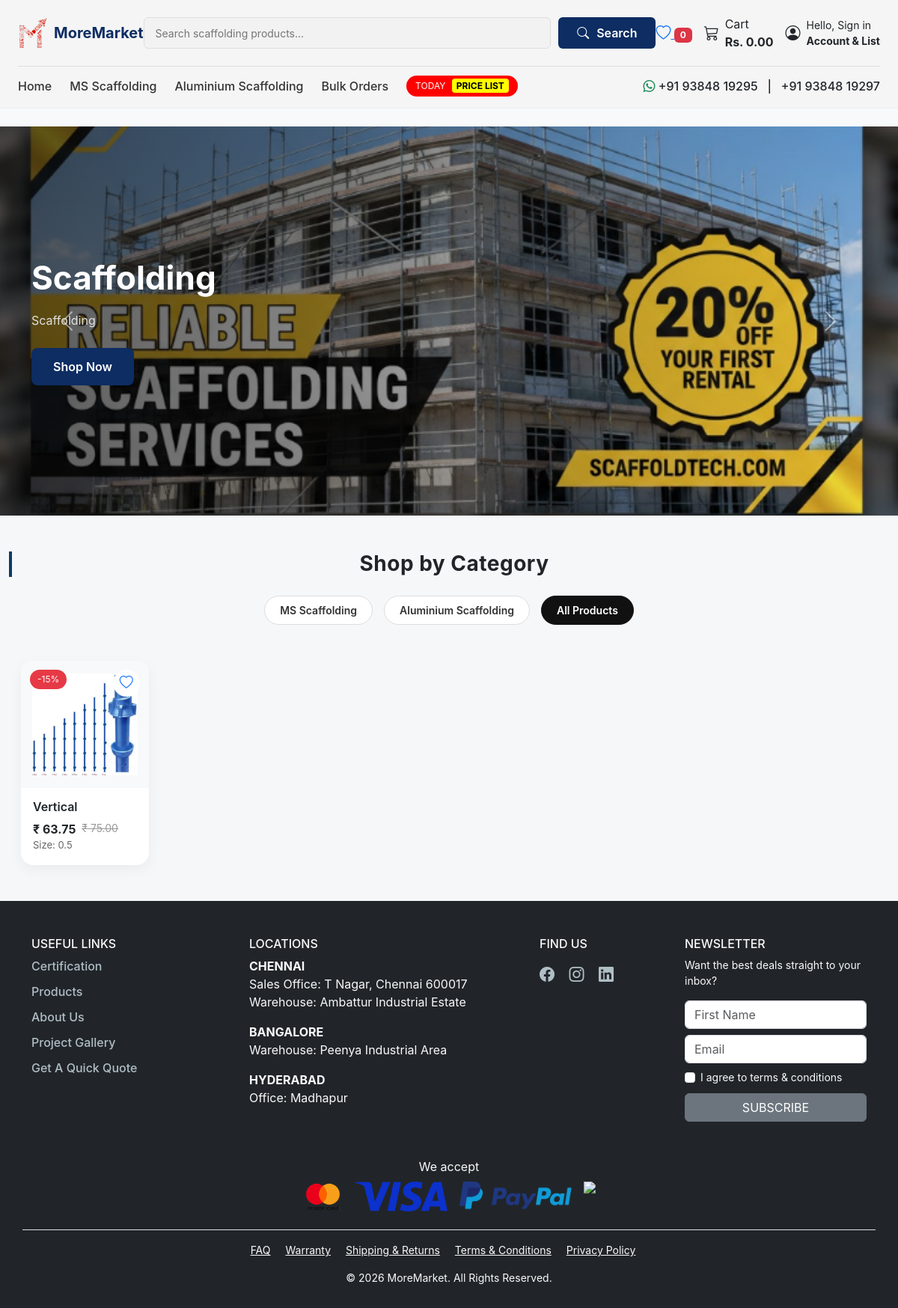
The page / on the database its author committed.
### customer/models.py (models this page shows, shortened)
class Banner(models.Model):
    title = models.CharField(max_length=200)
    subtitle = models.CharField(max_length=300, blank=True)
    image = models.ImageField(upload_to='banners/')
    is_active = models.BooleanField(default=True)
    created_at = models.DateTimeField(auto_now_add=True)

### products/models.py (models this page shows, shortened)
class Product(models.Model):
    CATEGORY_CHOICES = (
        ('MS', 'MS Scaffolding'),
        ('AL', 'Aluminium Scaffolding'),
    )
    name = models.CharField(max_length=200)
    slug = models.SlugField(unique=True, blank=True)
    description = models.TextField()
    category = models.CharField(max_length=2, choices=CATEGORY_CHOICES)
    is_featured = models.BooleanField(default=False)
    is_active = models.BooleanField(default=True)
    created_at = models.DateTimeField(auto_now_add=True)
    class Meta:
        ordering = ['-created_at']

class ProductVariant(models.Model):
    product = models.ForeignKey(
        "Product",
        on_delete=models.CASCADE,
        related_name="variants"
    )
    size = models.CharField(max_length=20)
    weight = models.DecimalField(max_digits=6, decimal_places=2)
    original_price = models.DecimalField(max_digits=10, decimal_places=2)
    discount_percent = models.PositiveIntegerField(default=0)
    color = models.CharField(max_length=30, blank=True, null=True)
    stock = models.PositiveIntegerField(default=0)
    is_default = models.BooleanField(default=False)
    class Meta:
        ordering = ['-is_default', 'size']
    @property
    def price(self):
        if self.discount_percent > 0:
            discount_amount = (
                self.original_price * self.discount_percent / 100
            )
            return round(self.original_price - discount_amount, 2)
        return self.original_price

class ProductImage(models.Model):
    product = models.ForeignKey(
        Product,
        on_delete=models.CASCADE,
        related_name="images"
    )
    image = models.ImageField(upload_to='products/gallery/')

### customer/views.py (the view)
# urls.py: path('', views.customer_home, name='customer_home'),
def customer_home(request):
    banners = Banner.objects.filter(is_active=True)
    category = request.GET.get("category")
    if category:
        products = Product.objects.filter(category=category, is_active=True)
    else:
        products = Product.objects.filter(is_active=True)
    return render(request, 'customer/customer.html', {
        'banners': banners,
        'products': products,
        'active_category': category
    })

### templates/customer/customer.html (shortened to what this page needs)
{% extends 'base.html' %}
{% load static %}
{% block content %}
<div class="container-fluid px-0 mt-4">
    <div id="heroCarousel" class="carousel slide" data-bs-ride="carousel">
    <div class="carousel-inner">
        {% for banner in banners %}
        <div class="carousel-item {% if forloop.first %}active{% endif %}">
            <div class="hero-slide"
                 style="background-image: url('{{ banner.image.url }}');">
                <div class="hero-overlay"></div>
                <div class="container hero-content">
                    <div class="row align-items-center h-100">
                        <div class="col-lg-6">
                            <h1 class="hero-title">
                                {{ banner.title }}
                            </h1>
                            <p class="hero-subtitle">
                                {{ banner.subtitle }}
                            </p>
                            <a href="#" class="btn hero-btn">
                                Shop Now
                            </a>
                        </div>
                    </div>
                </div>
            </div>
        </div>
        {% endfor %}
    </div>
    <button class="carousel-control-prev" type="button"
            data-bs-target="#heroCarousel" data-bs-slide="prev">
        <span class="carousel-control-prev-icon"></span>
    </button>
    <button class="carousel-control-next" type="button"
            data-bs-target="#heroCarousel" data-bs-slide="next">
        <span class="carousel-control-next-icon"></span>
    </button>
</div>
    {% load static %}
<div class="container-fluid py-5 homepage-section">
    <div class="text-center mb-5">
        <h2 class="section-title">Shop by Category</h2>
        <div class="category-wrapper">
            <a href="{% url 'customer_home' %}?category=MS"
               class="category-btn {% if active_category == 'MS' %}active{% endif %}">
               MS Scaffolding
            </a>
            <a href="{% url 'customer_home' %}?category=AL"
               class="category-btn {% if active_category == 'AL' %}active{% endif %}">
               Aluminium Scaffolding
            </a>
            <a href="{% url 'customer_home' %}"
               class="category-btn {% if not active_category %}active{% endif %}">
               All Products
            </a>
        </div>
    </div>
    <div class="row g-4 px-3">
        {% for product in products %}
<div class="col-6 col-md-4 col-lg-3 col-xl-2">
    <div class="pro-card">
        {% with variant=product.variants.first %}
        {% if variant.discount_percent > 0 %}
            <span class="discount-badge">
                -{{ variant.discount_percent }}%
            </span>
        {% endif %}
        <div class="wishlist-icon">
    <a href="javascript:void(0);"
       class="wishlist-toggle"
       data-id="{{ product.id }}">
        <i class="bi
           {% if product.id in wishlist_products %}
               bi-heart-fill text-danger
           {% else %}
               bi-heart
           {% endif %}
        ">
        </i>
    </a>
</div>
<div class="pro-image-wrapper">
    <a href="{% url 'products:product_detail' product.pk %}">
        <div class="image-slider">
            {% for image in product.images.all %}
                <img src="{{ image.image.url }}" class="slider-img">
            {% endfor %}
        </div>
    </a>
</div>
        <div class="pro-body">
            <h6 class="product-title">
                {{ product.name }}
            </h6>
            <div class="price-row">
                <span class="new-price">
                    ₹ {{ variant.price }}
                </span>
                {% if variant.discount_percent > 0 %}
                    <span class="old-price">
                        ₹ {{ variant.original_price }}
                    </span>
                {% endif %}
            </div>
            <div class="variant-preview">
                Size: {{ variant.size }}
            </div>
        </div>
        {% endwith %}
    </div>
</div>
        {% empty %}
        <div class="col-12 text-center py-5">
            <h5 class="text-muted">No products available.</h5>
        </div>
        {% endfor %}
    </div>
</div>
{% endblock %}

### templates/base.html (shortened to what this page needs)
{% load static %}
{% load i18n %}
<!DOCTYPE html>
<html lang="{{ LANGUAGE_CODE }}">
<head>
    <link href="https://cdn.jsdelivr.net/npm/bootstrap@5.3.3/dist/css/bootstrap.min.css" rel="stylesheet">
    <link rel="stylesheet" href="https://cdn.jsdelivr.net/npm/bootstrap-icons@1.11.3/font/bootstrap-icons.css">
    <link href="https://cdn.jsdelivr.net/npm/bootstrap-icons@1.11.3/font/bootstrap-icons.css" rel="stylesheet">
    <link rel="stylesheet" href="{% static 'css/main.css' %}">
</head>
<body class="bg-light">
<nav class="main-header sticky-top">
  <div class="container-fluid px-4">
    <div class="header-top d-flex align-items-center justify-content-between">
      <a class="brand-logo d-flex align-items-center text-decoration-none"
         href="{% url 'customer_home' %}">
        <img src="{% static 'images/more-market(logo).png' %}"
             alt="MoreMarket Logo"
             class="brand-img me-2">
        <span class="brand-text">MoreMarket</span>
      </a>
      <form class="header-search d-none d-lg-flex"
      method="GET"
      action="{% url 'customer_home' %}">
    <input type="search"
           name="search"
           placeholder="Search scaffolding products..."
           class="header-search-input">
    <button type="submit" class="header-search-btn">
        <i class="bi bi-search me-1"></i> Search
    </button>
</form>
<div class="header-right d-flex align-items-center gap-3">
<a href="{% url 'products:wishlist' %}" class="position-relative">
    <i class="bi bi-heart fs-5"></i>
    <span class="wishlist-count badge bg-danger">
        {{ request.user.wishlist_set.count|default:"0" }}
    </span>
</a>
  <a href="{% url 'cart' %}"
     class="cart-area d-flex align-items-center gap-2 position-relative text-decoration-none text-dark">
    <i class="bi bi-cart3 fs-5"></i>
    <div class="d-none d-md-block">
      <div>Cart</div>
      <strong>Rs. 0.00</strong>
    </div>
  </a>
  <div class="account-wrapper">
    <div class="account-trigger d-flex align-items-center text-dark">
        <div class="d-none d-md-flex align-items-center gap-2">
            <i class="bi bi-person-circle fs-5"></i>
            <div class="small">
                {% if user.is_authenticated %}
                    <div>Hello, {{ user.username }}</div>
                    <strong>My Account</strong>
                {% else %}
                    <div>Hello, Sign in</div>
                    <strong>Account & List</strong>
                {% endif %}
            </div>
        </div>
    </div>
</div>
</div>
    </div>
    <div class="category-bar d-none d-lg-flex align-items-center justify-content-between">
      <div class="category-links d-flex align-items-center gap-4">
        <a href="{% url 'customer_home' %}">Home</a>
        <a href="#">MS Scaffolding</a>
        <a href="#">Aluminium Scaffolding</a>
        <a href="#">Bulk Orders</a>
        <span class="today-badge">
          TODAY <strong>PRICE LIST</strong>
        </span>
      </div>
      <div class="contact-number">
        <i class="bi bi-whatsapp text-success"></i>
        +91 93848 19295 &nbsp; | &nbsp; +91 93848 19297
      </div>
    </div>
  </div>
</nav>
<main>
    {% block content %}{% endblock %}
</main>
<footer class="custom-footer bg-dark text-light pt-5">
    <div class="container">
        <div class="row g-5">
            <div class="col-lg-3 col-md-6">
                <h6 class="footer-heading">USEFUL LINKS</h6>
                <ul class="footer-links list-unstyled">
                    <li><a href="#">Certification</a></li>
                    <li><a href="#">Products</a></li>
                    <li><a href="#">About Us</a></li>
                    <li><a href="#">Project Gallery</a></li>
                    <li><a href="#">Get A Quick Quote</a></li>
                </ul>
            </div>
            <div class="col-lg-4 col-md-6">
                <h6 class="footer-heading">LOCATIONS</h6>
                <div class="footer-location">
                    <strong>CHENNAI</strong><br>
                    Sales Office: T Nagar, Chennai 600017<br>
                    Warehouse: Ambattur Industrial Estate
                </div>
                <div class="footer-location mt-3">
                    <strong>BANGALORE</strong><br>
                    Warehouse: Peenya Industrial Area
                </div>
                <div class="footer-location mt-3">
                    <strong>HYDERABAD</strong><br>
                    Office: Madhapur
                </div>
            </div>
            <div class="col-lg-2 col-md-6">
                <h6 class="footer-heading">FIND US</h6>
                <div class="footer-social mt-3">
                    <a href="#"><i class="bi bi-facebook"></i></a>
                    <a href="#"><i class="bi bi-instagram"></i></a>
                    <a href="#"><i class="bi bi-linkedin"></i></a>
                </div>
            </div>
            <div class="col-lg-3 col-md-6">
                <h6 class="footer-heading">NEWSLETTER</h6>
                <p class="small">
                    Want the best deals straight to your inbox?
                </p>
                <form>
                    <input type="text" class="form-control mb-2" placeholder="First Name">
                    <input type="email" class="form-control mb-2" placeholder="Email">
                    <div class="form-check small mb-2">
                        <input class="form-check-input" type="checkbox" id="agree">
                        <label class="form-check-label" for="agree">
                            I agree to terms & conditions
                        </label>
                    </div>
                    <button type="submit" class="btn btn-secondary w-100">
                        SUBSCRIBE
                    </button>
                </form>
            </div>
        </div>
        <div class="row mt-5 text-center">
            <div class="col">
                <p class="mb-2">We accept</p>
                <div class="payment-icons d-flex justify-content-center gap-3 flex-wrap">
                    <img src="{% static 'images/master-card.png' %}" height="40">
                    <img src="{% static 'images/visa.png' %}" height="40">
                    <img src="{% static 'images/paypal.png' %}" height="40">
                    <img src="{% static 'images/bank-transfer.png' %}" height="40">
                </div>
            </div>
        </div>
        <div class="row mt-4 pt-3 border-top text-center small">
            <div class="col">
                <a href="#" class="text-light me-3">FAQ</a>
                <a href="#" class="text-light me-3">Warranty</a>
                <a href="#" class="text-light me-3">Shipping & Returns</a>
                <a href="#" class="text-light me-3">Terms & Conditions</a>
                <a href="#" class="text-light me-3">Privacy Policy</a>
            </div>
        </div>
        <div class="text-center mt-3 small">
            © 2026 MoreMarket. All Rights Reserved.
        </div>
    </div>
</footer>
</body>
</html>

### templates/base.html (style rules this page uses)
.custom-footer { background: #263238; color: #FFFFFF; padding: 60px 0 30px; }
.footer-links { list-style: none; padding: 0; }
.footer-links li { margin-bottom: 10px; }
.footer-links a { text-decoration: none; color: #B0BEC5; transition: 0.3s ease; font-weight: 500; }
.footer-social a { color: #B0BEC5; font-size: 20px; margin-right: 15px; transition: 0.3s ease; }

### rows shown on the page
Banner: image (picture), title "Scaffolding", subtitle "Scaffolding"
Product: variants.first.discount_percent "15", name "Vertical", variants.first.price "63.75", variants.first.original_price "75.00", variants.first.size "0.5"
ProductImage: image (picture)

### other values the page prints
{{ request.user.wishlist_set.count|default:"0" }} "0"
